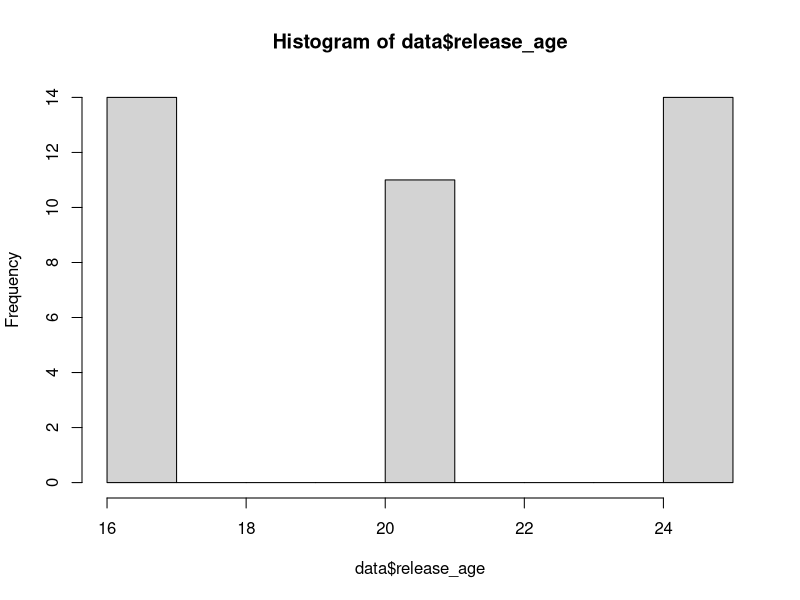
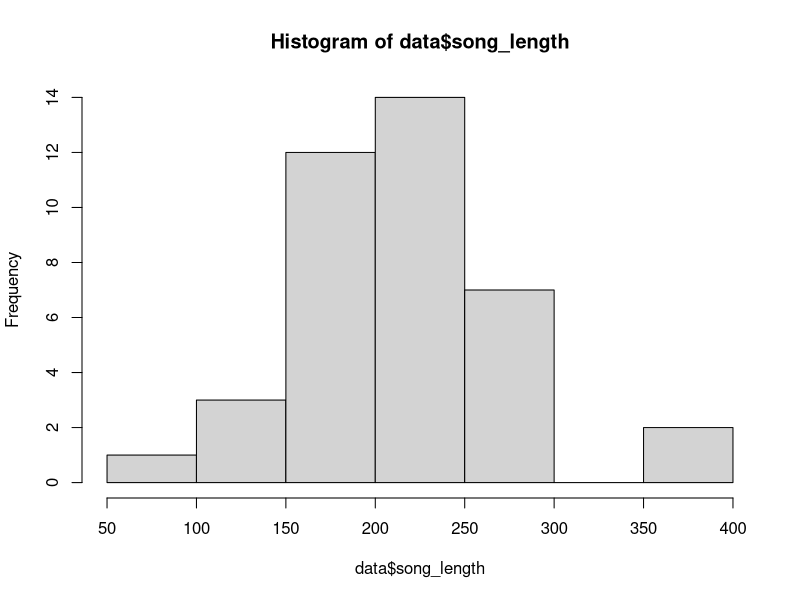
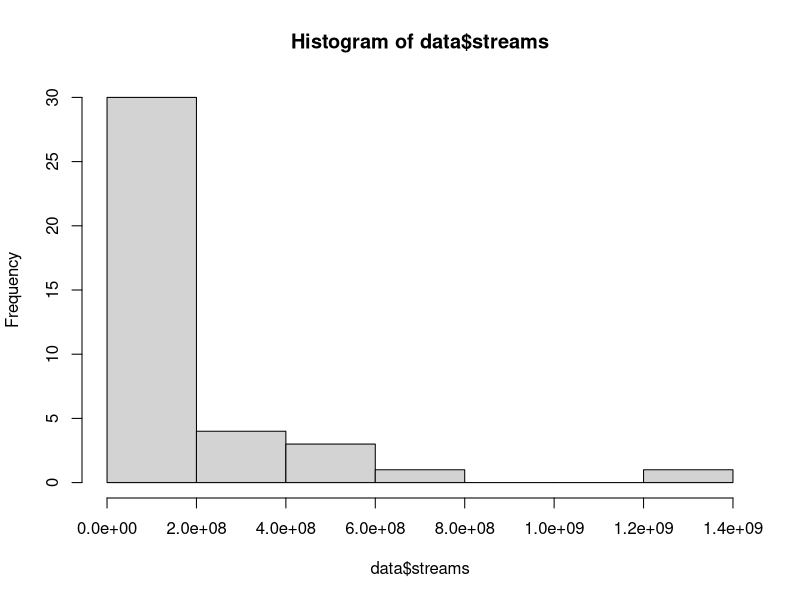
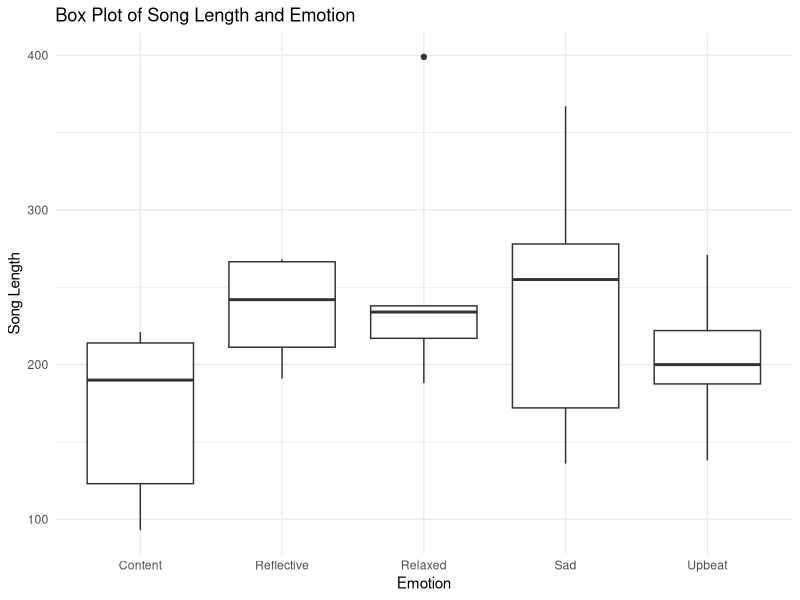
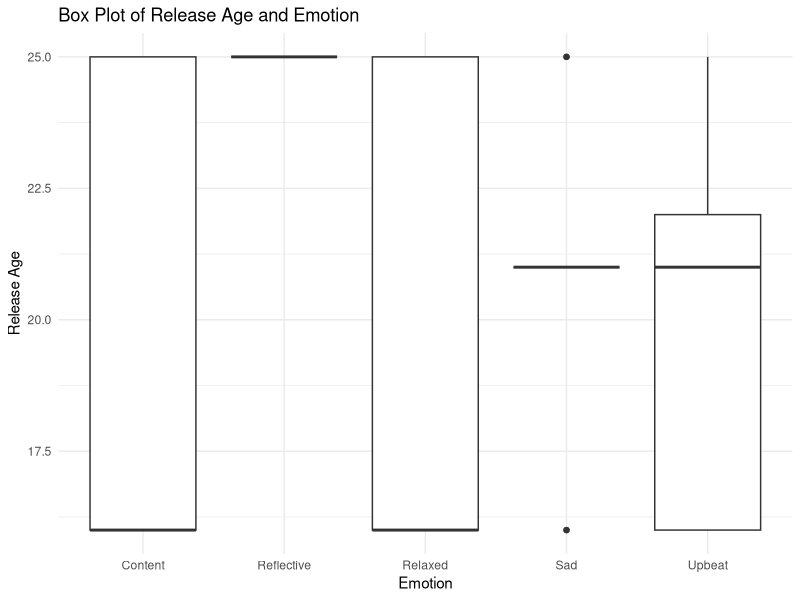
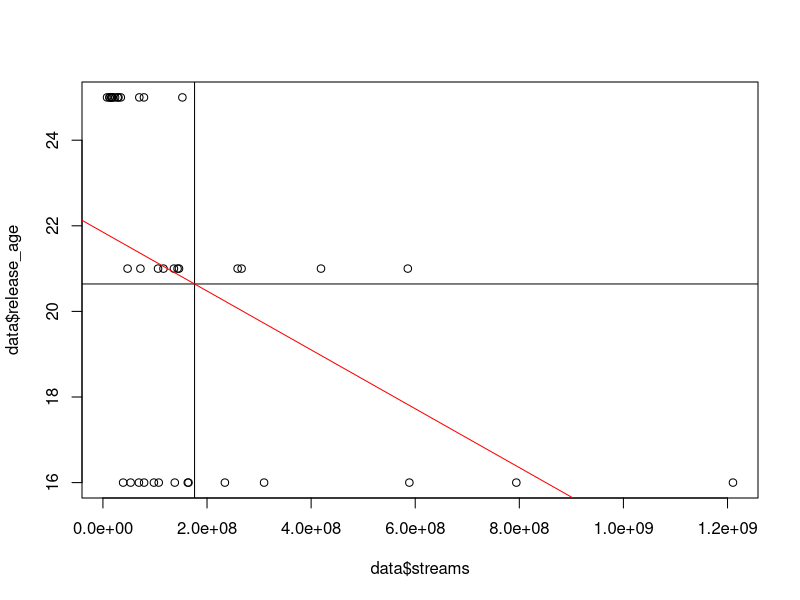
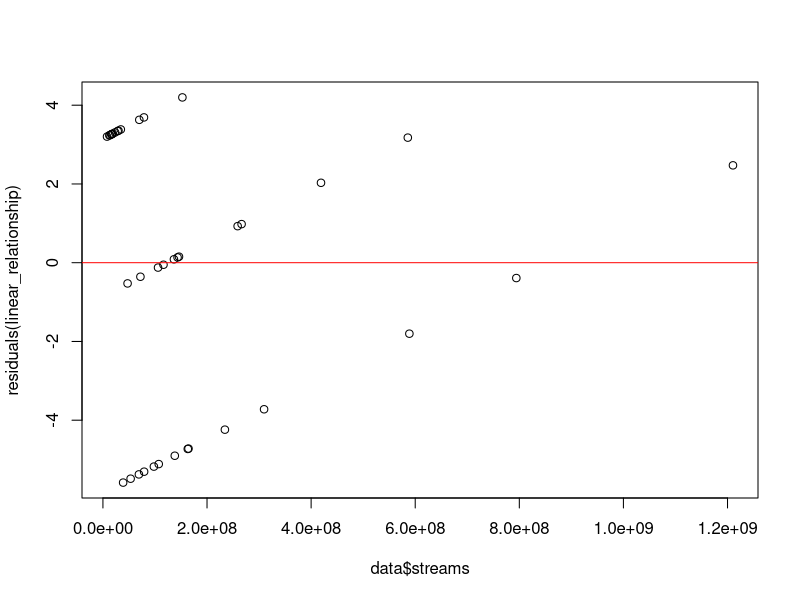

Recreate these plots in R, in order.
## Project:  STA 215, Fall 2023, Final Project
# Located:   Kline TCNJ Google Drive
# File Name: lorde songs
# Date:      2024_2_29
# Who:       Zachary D. Kline



## Load packages
# NOTE: Run base.R if these commands return an error!
library(readr)
library(dplyr)
library(tidytext)
library(tidyverse)
library(ggplot2)
library(haven)
library(forcats)
library(psych)

# Load data 
data <- read_delim("raw_data - Sheet 1.csv")



##################################################################################
############### Table 1: descriptive statistics    ####################   
##################################################################################
# mean of Lorde's age at song release
mean(data$release_age)
sd(data$release_age)
hist(data$release_age)
summary(data$release_age)
min(data$release_age)
max(data$release_age)

# Length of the song
mean(data$song_length)
sd(data$song_length)
hist(data$song_length)
summary(data$song_length)
min(data$song_length)
max(data$song_length)


# Streams per song
mean(data$streams)
sd(data$streams)
hist(data$streams)
summary(data$streams)
min(data$streams)
max(data$streams)


# Statistic on release name
table(data$release_name)

# Statistic on emotion felt during the song
table(data$emotion_me)

# Is the song a single?
table(data$single)

# Does the song have a music video?
table(data$music_video)


##################################################################################
#################### Figure 1: boxplot             ####################   
##################################################################################
# BOX PLOT
ggplot(data, aes(x = emotion_me, y = song_length)) +
  geom_boxplot() +
  labs(title = "Box Plot of Song Length and Emotion",
       x = "Emotion",
       y = "Song Length") +
  theme_minimal()

ggplot(data, aes(x = emotion_me, y = release_age)) +
  geom_boxplot() +
  labs(title = "Box Plot of Release Age and Emotion",
       x = "Emotion",
       y = "Release Age") +
  theme_minimal()


##################################################################################
####################   Figure 2: scatter plot             ####################   
##################################################################################
linear_plot <- plot(data$streams, data$release_age)
print(linear_plot)

# add x line and y line for means
meany <- mean(data$streams)
meanx <- mean(data$release_age)

abline(h = meanx, col = "black")
abline(v = meany, col = "black")

linear_relationship <- lm(data$release_age ~ data$streams, data = data)
summary(linear_relationship)

# Add the linear regression line to the scatter plot
# NOTE: double check the scatter plot is currently in your utilities window!
abline(linear_relationship, col = "red")
##################################################################################
####################  Figure 3: residual plot                ####################   
##################################################################################
# Plot the residuals
plot(data$streams, residuals(linear_relationship))

# Add a horizontal line at zero to indicate the baseline
abline(h = 0, col = "red")

##################################################################################
####################  Table 2: contingency table                ####################   
##################################################################################
table(data$release_name, data$emotion_me)
chisq.test(data$release_name, data$emotion_me)
